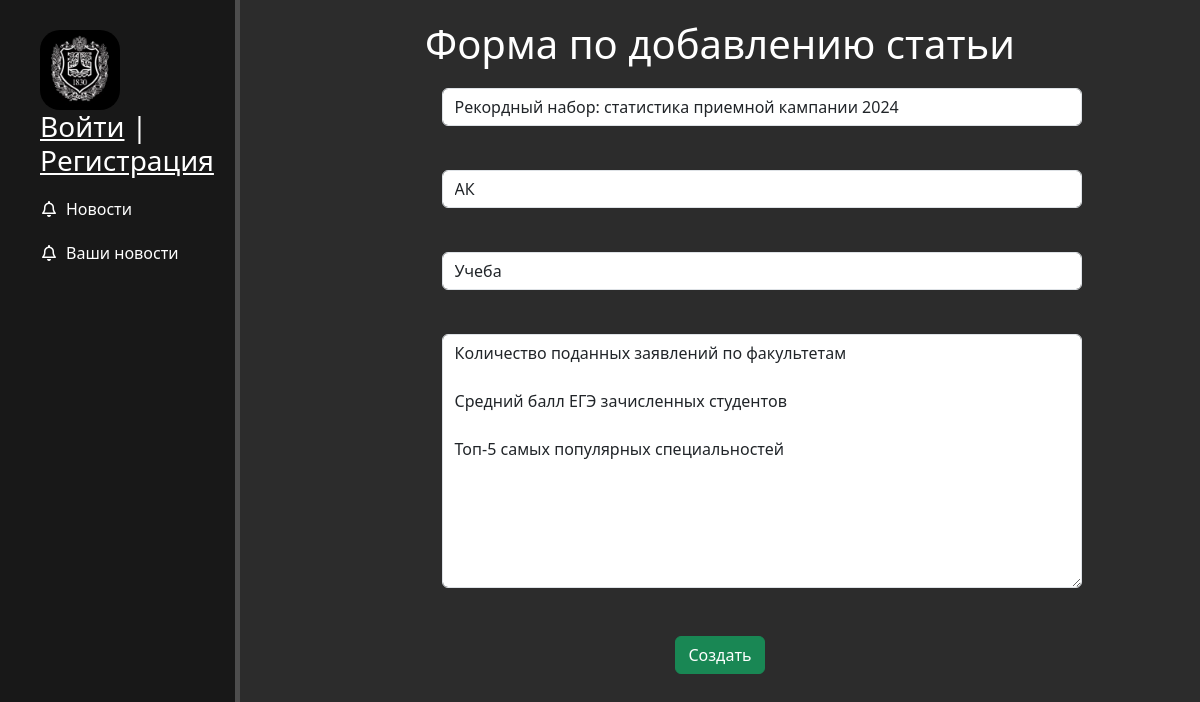
The app's page /news/30/update with its own data.
### news/models.py (models this page shows, shortened)
class Articles(models.Model):
    title = models.CharField(max_length=200)
    faculty = models.ForeignKey(Faculty, on_delete=models.SET_NULL, null=True)
    theme = models.ForeignKey(NewsTheme, on_delete=models.SET_NULL, null=True)
    full_text = models.TextField()
    date = models.DateTimeField(auto_now_add=True)
    author = models.ForeignKey(User, on_delete=models.CASCADE)
    class Meta:
        verbose_name = 'Новость'
        verbose_name_plural = 'Новости'

### news/views.py (the view)
# urls.py: path('<int:pk>/update', views.NewUpdateView.as_view(), name='news-update'),
class NewUpdateView(UpdateView):
    model = Articles
    template_name = 'news/create.html'
    form_class = ArticleForm

### news/forms.py
class ArticleForm(forms.ModelForm):
    class Meta:
        model = Articles
        fields = ['title', 'faculty', 'theme', 'full_text']
        widgets = {
            'title': forms.TextInput(attrs={
                'class': 'form-control',
                'placeholder': 'Название статьи'
            }),
            'faculty': forms.Select(attrs={
                'class': 'form-control'
            }),
            'theme': forms.Select(attrs={
                'class': 'form-control'
            }),
            'full_text': forms.Textarea(attrs={
                'class': 'form-control',
                'placeholder': 'Текст статьи'
            })
        }

### news/models.py (called while the page is built)
    def __str__(self):
        return self.name

    def __str__(self):
        return self.name

### news/templates/news/create.html (shortened to what this page needs)
{% extends 'main/layout.html' %}
{% block content %}
    <div class="main">
        <h1>Форма по добавлению статьи</h1>
        <form method="post">
            {{ form.title }} <br>
            {{ form.faculty }} <br>
            {{ form.theme }} <br>
            {{ form.full_text }} <br>
            {{ form.date }} <br>
            <button class="btn btn-success" type="submit">Создать</button>
        </form>
    </div>
{% endblock %}

### main/static/main/css/main.css (style rules this page uses)
body { background-color: #2c2c2c; }
.main { float: left; color: #fff; margin-top: 20px; text-align: center; width: 80%; }
.form-control { margin-left: 21%; margin-top: 20px; width: 640px; }

### records on screen
Articles: title "Рекордный набор: статистика приемной кампании 2024", faculty "АК", theme "Учеба", full_text "Количество поданных заявлений по факультетам Средний балл ЕГЭ зачисленных студентов Топ-5 самых популярных специальностей"
